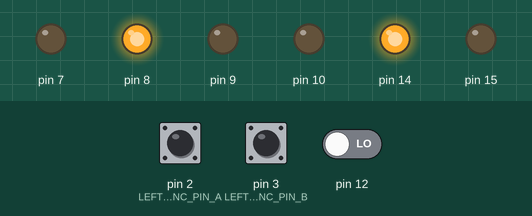
A program run on a simulated Arduino Uno, built with avr-gcc and run on an emulated ATmega328P. Shown: output pins drawn as LEDs (lit = HIGH). The inputs (shaded band) are chosen by the test bench; at power-on: pin 2 (LEFT_ENC_PIN_A) HIGH, pin 3 (LEFT_ENC_PIN_B) HIGH, pin 12 LOW. What the program prints to the serial monitor is not drawn.

Above: at 0.1 s.
Timing chart, 0 to 1.6 s (numbered marks = the images above):
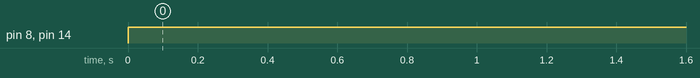

The program:

main.cpp
```cpp
#include "motor.h"
#include "commands.h"

#define BAUDRATE     57600
#define PID_RATE     30

const int PID_INTERVAL = 1000 / PID_RATE;
unsigned long nextPID = PID_INTERVAL;

#define LEFT_ENC_PIN_A 2
#define LEFT_ENC_PIN_B 3

#define RIGHT_ENC_PIN_A 18
#define RIGHT_ENC_PIN_B 19

#define LEFT_MOTOR_FORWARD   14
#define LEFT_MOTOR_BACKWARD  15
#define RIGHT_MOTOR_FORWARD  8
#define RIGHT_MOTOR_BACKWARD 7

#define LEFT_MOTOR_PWM 9
#define RIGHT_MOTOR_PWM 10

Motor leftMotor = Motor(LEFT_ENC_PIN_A, LEFT_ENC_PIN_B, LEFT_MOTOR_FORWARD, LEFT_MOTOR_BACKWARD, LEFT_MOTOR_PWM);
Motor rightMotor = Motor(RIGHT_ENC_PIN_A, RIGHT_ENC_PIN_B, RIGHT_MOTOR_FORWARD, RIGHT_MOTOR_BACKWARD, RIGHT_MOTOR_PWM);

void setup() {

  Serial.begin(BAUDRATE);

  leftMotor.begin();
  rightMotor.begin();

  PCMSK0 |= (1 << PCINT3)|(1 << PCINT4);
  PCMSK2 |= (1 << LEFT_ENC_PIN_A)|(1 << LEFT_ENC_PIN_B);
  PCICR |= (1 << PCIE0) | (1 << PCIE2);

  sei();

  leftMotor.resetPID();
  rightMotor.resetPID();

  SPI.begin();

  mcp2515.reset();
  mcp2515.setBitrate(CAN_500KBPS, MCP_8MHZ);
  mcp2515.setNormalMode();

  Serial.println("MCP2515 Initialized");
}

void loop()
{

  handleCanComms(leftMotor, rightMotor);

  if (millis() > nextPID) {
    leftMotor.updatePID();
    rightMotor.updatePID();
    nextPID += PID_INTERVAL;
  }

  if ((millis() - lastMotorCommand) > AUTO_STOP_INTERVAL) {;
    leftMotor.setMotorSpeed(0);
    rightMotor.setMotorSpeed(0);
    leftMotor.moving = 0;
    rightMotor.moving = 0;
  }
}

ISR(PCINT2_vect) {
  leftMotor.InterruptUpdatePosition();
}
ISR(PCINT0_vect) {
  rightMotor.InterruptUpdatePosition();
}
```

commands.h
```cpp
#ifndef COMMANDS_H
#define COMMANDS_H

#include "motor.h"
#include "SPI.h"
#include "mcp2515.h"

// CAN message IDs
#define MOTOR_COMMAND_ID    0x101
#define ENCODER_REQUEST_ID  0x102
#define ENCODER_RESPONSE_ID 0x103

#define AUTO_STOP_INTERVAL 2000

long lastMotorCommand = AUTO_STOP_INTERVAL;
#define CAN_CS_PIN 5

MCP2515 mcp2515(CAN_CS_PIN);

void handleMotorCommand(struct can_frame &frame, Motor& leftMotor, Motor& rightMotor) {
    int16_t motor1 = (frame.data[0] << 8) | frame.data[1];
    int16_t motor2 = (frame.data[2] << 8) | frame.data[3];

    lastMotorCommand = millis();

    if (motor1 == 0 && motor2 == 0) {
      leftMotor.setMotorSpeed(0);
      rightMotor.setMotorSpeed(0);
      leftMotor.resetPID();
      rightMotor.resetPID();
      leftMotor.moving = 0;
      rightMotor.moving = 0;
    }
    else
    {
      leftMotor.moving = 1;
      rightMotor.moving = 1;
    };
    leftMotor.setTargetTPF(motor1);
    rightMotor.setTargetTPF(motor2);
}

void handleEncoderRequest(Motor& leftMotor, Motor& rightMotor) {
    struct can_frame frame;

    frame.can_id = ENCODER_RESPONSE_ID;
    frame.can_dlc = 8;  // Now 8 bytes (4 bytes per encoder)

    frame.data[0] = (leftMotor.getPosition()>> 24) & 0xFF;  // Highest byte
    frame.data[1] = ( leftMotor.getPosition()>> 16) & 0xFF;
    frame.data[2] = ( leftMotor.getPosition()>> 8) & 0xFF;
    frame.data[3] =  leftMotor.getPosition()& 0xFF;          // Lowest byte

    frame.data[4] = ( rightMotor.getPosition()>> 24) & 0xFF;  // Highest byte
    frame.data[5] = ( rightMotor.getPosition()>> 16) & 0xFF;
    frame.data[6] = ( rightMotor.getPosition()>> 8) & 0xFF;
    frame.data[7] =  rightMotor.getPosition()& 0xFF;          // Lowest byte

    if(mcp2515.sendMessage(&frame) != MCP2515::ERROR_OK)
    {
      Serial.println("error sending message");
    }
}

void handleCanComms(Motor& leftMotor, Motor& rightMotor)
{
    struct can_frame canMsg;

    if (mcp2515.readMessage(&canMsg) == MCP2515::ERROR_OK) {
        switch(canMsg.can_id) {
            case MOTOR_COMMAND_ID:
                handleMotorCommand(canMsg, leftMotor, rightMotor);
                break;

            case ENCODER_REQUEST_ID:
                handleEncoderRequest(leftMotor, rightMotor);
                break;
        }
    }
}

#endif
```

motor.h
```cpp
#ifndef MOTOR_H
#define MOTOR_H

#include "rotary.h"
#include "pid.h"

class Motor
{
public:
    explicit Motor(const int pin1, const int pin2, const int MOTOR_FOWRAWD, const int MOTOR_BACKWARD, const int MOTOR_PWM)
        : encoder(pin1, pin2), FORWARD_PIN(MOTOR_FOWRAWD), BACKWARD_PIN(MOTOR_BACKWARD), PWM_PIN(MOTOR_PWM)
    {
    }

    void updatePID();
    void setTargetTPF(double tpf);
    void resetPID();
    void begin();
    void resetEncoder();
    void InterruptUpdatePosition();
    inline long& getPosition() {return position;}
    void setMotorSpeed(int spd);
    void initMotorController();

    unsigned char moving = 0;
private:
    long position;
    Rotary encoder;
    PID pid;

    const int FORWARD_PIN;
    const int BACKWARD_PIN;
    const int PWM_PIN;
};


#endif
```

pid.h
```cpp
#ifndef PID_H
#define PID_H


    #define MAX_PWM 255
/* PID setpoint info For a Motor */
typedef struct {
double TargetTicksPerFrame;    // target speed in ticks per frame
long Encoder;                  // encoder count
long PrevEnc;                  // last encoder count

/*
* Using previous input (PrevInput) instead of PrevError to avoid derivative kick,
* see http://brettbeauregard.com/blog/2011/04/improving-the-beginner%E2%80%99s-pid-derivative-kick/
*/
int PrevInput;                // last input
//int PrevErr;                   // last error

/*
* Using integrated term (ITerm) instead of integrated error (Ierror),
* to allow tuning changes,
* see http://brettbeauregard.com/blog/2011/04/improving-the-beginner%E2%80%99s-pid-tuning-changes/
*/
//int Ierror;
int ITerm;                    //integrated term

long output;                    // last motor setting
}
SetPointInfo;

class PID
{
public:
    void setTargetTPF(double tpf)
    {
        dataPID.TargetTicksPerFrame = tpf;
    }

    void resetPID(long position){
        dataPID.TargetTicksPerFrame = 0.0;
        dataPID.Encoder = position;
        dataPID.PrevEnc = dataPID.Encoder;
        dataPID.output = 0;
        dataPID.PrevInput = 0;
        dataPID.ITerm = 0;
    }

    /* PID routine to compute the next motor commands */
    void doPID(SetPointInfo * p) {
        long Perror;
        long output;
        int input;

        //Perror = p->TargetTicksPerFrame - (p->Encoder - p->PrevEnc);
        input = p->Encoder - p->PrevEnc;
        Perror = p->TargetTicksPerFrame - input;


        /*
        * Avoid derivative kick and allow tuning changes,
        * see http://brettbeauregard.com/blog/2011/04/improving-the-beginner%E2%80%99s-pid-derivative-kick/
        * see http://brettbeauregard.com/blog/2011/04/improving-the-beginner%E2%80%99s-pid-tuning-changes/
        */
        //output = (Kp * Perror + Kd * (Perror - p->PrevErr) + Ki * p->Ierror) / Ko;
        // p->PrevErr = Perror;
        output = (Kp * Perror - Kd * (input - p->PrevInput) + p->ITerm) / Ko;
        p->PrevEnc = p->Encoder;

        output += p->output;
        // Accumulate Integral error *or* Limit output.
        // Stop accumulating when output saturates
        if (output >= MAX_PWM)
            output = MAX_PWM;
        else if (output <= -MAX_PWM)
            output = -MAX_PWM;
        else
        /*
        * allow turning changes, see http://brettbeauregard.com/blog/2011/04/improving-the-beginner%E2%80%99s-pid-tuning-changes/
        */
            p->ITerm += Ki * Perror;

        p->output = output;
        p->PrevInput = input;
    }

        /* Read the encoder values and call the PID routine */
    int updatePID(long position, int moving) {
        /* Read the encoders */
        dataPID.Encoder = position;
        /* If we're not moving there is nothing more to do */
        if (!moving){
            /*
            * Reset PIDs once, to prevent startup spikes,
            * see http://brettbeauregard.com/blog/2011/04/improving-the-beginner%E2%80%99s-pid-initialization/
            * PrevInput is considered a good proxy to detect
            * whether reset has already happened
            */
            if (dataPID.PrevInput != 0) resetPID(position);
            return 0;
        }

        /* Compute PID update for each motor */
        doPID(&dataPID);

        /* Set the motor speeds accordingly */
        // return {dataPID.output};
        return dataPID.output;
    }
private:
    SetPointInfo dataPID;
    /* PID Parameters */
    int Kp = 20;
    int Kd = 12;
    int Ki = 0;
    int Ko = 50;

};

#endif
```

rotary.h
```cpp
#ifndef Rotary_h
#define Rotary_h

#include "Arduino.h"

// Enable this to emit codes twice per step.
#define HALF_STEP

// Values returned by 'process'
// No complete step yet.
#define DIR_NONE 0x0
// Clockwise step.
#define DIR_CW 0x10
// Counter-clockwise step.
#define DIR_CCW 0x20

class Rotary
{
  public:
    Rotary(char, char);
    unsigned char process();
    void begin(bool internalPullup=true, bool flipLogicForPulldown=false);

    inline unsigned char pin_1() const { return pin1; }
    inline unsigned char pin_2() const { return pin2; }

    long position;
  private:
    unsigned char state;
    unsigned char pin1;
    unsigned char pin2;
    unsigned char inverter;

};

#endif
```

motor.cpp
```cpp
#include "motor.h"

void Motor::updatePID()
{
    int motorSpeed = pid.updatePID(position, moving);
    setMotorSpeed(motorSpeed);
}

void Motor::setTargetTPF(double tpf)
{
    pid.setTargetTPF(tpf);
}

void Motor::resetPID()
{
    pid.resetPID(position);
}

void Motor::begin()
{
    encoder.begin();
    initMotorController();
}

void Motor::resetEncoder()
{
    position = 0;
}

void Motor::InterruptUpdatePosition()
{
    unsigned char result = encoder.process();
    if (result == DIR_NONE) {
        // do nothing
    }
    else if (result == DIR_CW) {
        position++;
    }
    else if (result == DIR_CCW) {
        position--;
    }
}

void Motor::setMotorSpeed(int spd) {
    unsigned char reverse = 0;

    if (spd < 0)
    {
        spd = -spd;
        reverse = 1;
    }
    if (spd > 255)
        spd = 255;

    if      (reverse == 0) {digitalWrite(FORWARD_PIN, HIGH); digitalWrite(BACKWARD_PIN, LOW); analogWrite(PWM_PIN, spd);}
    else if (reverse == 1) {digitalWrite(FORWARD_PIN, LOW); digitalWrite(BACKWARD_PIN, HIGH); analogWrite(PWM_PIN, spd);}
}

void Motor::initMotorController() {
    pinMode(FORWARD_PIN, OUTPUT);
    pinMode(BACKWARD_PIN, OUTPUT);
}
```

rotary.cpp
```cpp
// (licence header left out)
#include "rotary.h"

/*
 * The below state table has, for each state (row), the new state
 * to set based on the next encoder output. From left to right in,
 * the table, the encoder outputs are 00, 01, 10, 11, and the value
 * in that position is the new state to set.
 */

#define R_START 0x0

#ifdef HALF_STEP
// Use the half-step state table (emits a code at 00 and 11)
#define R_CCW_BEGIN 0x1
#define R_CW_BEGIN 0x2
#define R_START_M 0x3
#define R_CW_BEGIN_M 0x4
#define R_CCW_BEGIN_M 0x5
const unsigned char ttable[6][4] = {
  // R_START (00)
  {R_START_M,            R_CW_BEGIN,     R_CCW_BEGIN,  R_START},
  // R_CCW_BEGIN
  {R_START_M | DIR_CCW, R_START,        R_CCW_BEGIN,  R_START},
  // R_CW_BEGIN
  {R_START_M | DIR_CW,  R_CW_BEGIN,     R_START,      R_START},
  // R_START_M (11)
  {R_START_M,            R_CCW_BEGIN_M,  R_CW_BEGIN_M, R_START},
  // R_CW_BEGIN_M
  {R_START_M,            R_START_M,      R_CW_BEGIN_M, R_START | DIR_CW},
  // R_CCW_BEGIN_M
  {R_START_M,            R_CCW_BEGIN_M,  R_START_M,    R_START | DIR_CCW},
};
#else
// Use the full-step state table (emits a code at 00 only)
#define R_CW_FINAL 0x1
#define R_CW_BEGIN 0x2
#define R_CW_NEXT 0x3
#define R_CCW_BEGIN 0x4
#define R_CCW_FINAL 0x5
#define R_CCW_NEXT 0x6

const unsigned char ttable[7][4] = {
  // R_START
  {R_START,    R_CW_BEGIN,  R_CCW_BEGIN, R_START},
  // R_CW_FINAL
  {R_CW_NEXT,  R_START,     R_CW_FINAL,  R_START | DIR_CW},
  // R_CW_BEGIN
  {R_CW_NEXT,  R_CW_BEGIN,  R_START,     R_START},
  // R_CW_NEXT
  {R_CW_NEXT,  R_CW_BEGIN,  R_CW_FINAL,  R_START},
  // R_CCW_BEGIN
  {R_CCW_NEXT, R_START,     R_CCW_BEGIN, R_START},
  // R_CCW_FINAL
  {R_CCW_NEXT, R_CCW_FINAL, R_START,     R_START | DIR_CCW},
  // R_CCW_NEXT
  {R_CCW_NEXT, R_CCW_FINAL, R_CCW_BEGIN, R_START},
};
#endif

/*
 * Constructor. Each arg is the pin number for each encoder contact.
 */
Rotary::Rotary(char _pin1, char _pin2) {
  // Assign variables.
  position = 0L;

  pin1 = _pin1;
  pin2 = _pin2;
  // Initialise state.
  state = R_START;
  // Don't invert read pin state by default
  inverter = 0;
}

void Rotary::begin(bool internalPullup, bool flipLogicForPulldown) {

  if (internalPullup){
    // Enable weak pullups
    pinMode(pin1,INPUT_PULLUP);
    pinMode(pin2,INPUT_PULLUP);
  }else{
    // Set pins to input.
    pinMode(pin1, INPUT);
    pinMode(pin2, INPUT);
  }
  inverter = flipLogicForPulldown ? 1 : 0;
}

unsigned char Rotary::process() {
  // Grab state of input pins.
  unsigned char pinstate = ((inverter ^ digitalRead(pin2)) << 1) | (inverter ^ digitalRead(pin1));
//   Serial.println(pinstate);
  // Determine new state from the pins and state table.
  state = ttable[state & 0xf][pinstate];
  // Return emit bits, ie the generated event.

  return state & 0x30;
}
```

Measured:
- by itself, pin 8, pin 14: LOW → HIGH at 0.00 s
